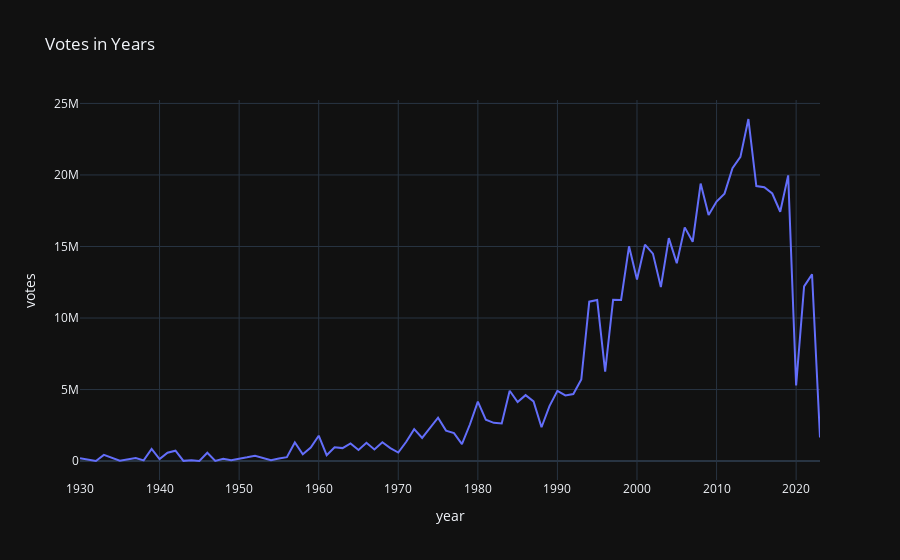

This figure's notebook cell:
### Code cell
df_Rev = df.groupby('year')['votes'].sum().round(1).reset_index()
px.line(df_Rev, x='year',y='votes',template='plotly_dark', title="Votes in Years")
